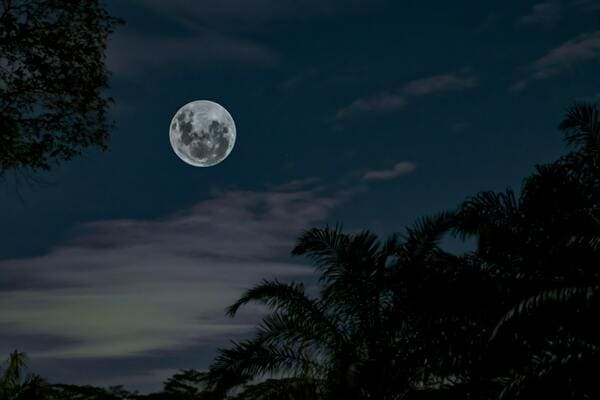
#> input picture moon.jpg, 600 x 400 px, found by its file name
$ python masking.py
#> lines starting #> are read from the running program, lines starting #| are printed output that depends on the picture; after the words box and inside, x2 and y2 are one past the last pixel; in counts of white or black regions, pixels touching at a corner belong together
import cv2
import numpy as np


moon = cv2.imread("bitwise-operations/moon.jpg")
#> moon is the input picture: shape (400, 600, 3); mean B, G, R 39, 32.2, 19.7

# create a black image with the same size as our
# image that contains the moon, we then create
# a white circle on the black image
mask = np.zeros(moon.shape[:2], dtype="uint8")
cv2.circle(mask, (202, 133), 34, 255, -1)
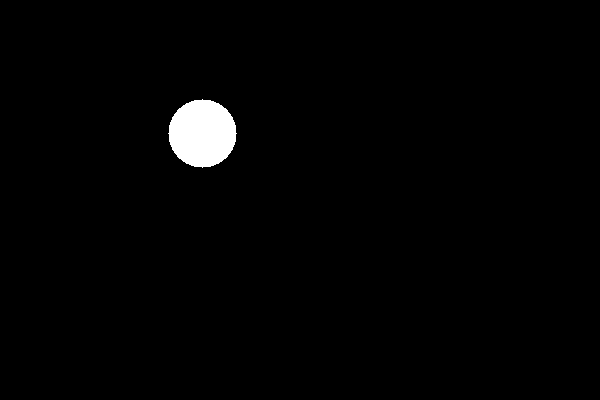
#> mask: shape (400, 600); 1.5% white; 1 white region, box (x1, y1, x2, y2) and area: (168, 99, 237, 168) 3625

# apply the mask to our image
masked = cv2.bitwise_and(moon, moon, mask=mask)

cv2.imshow("moon", moon)
cv2.imshow("mask", mask)
cv2.imshow("Mask applied to image", masked)
cv2.waitKey(0)
